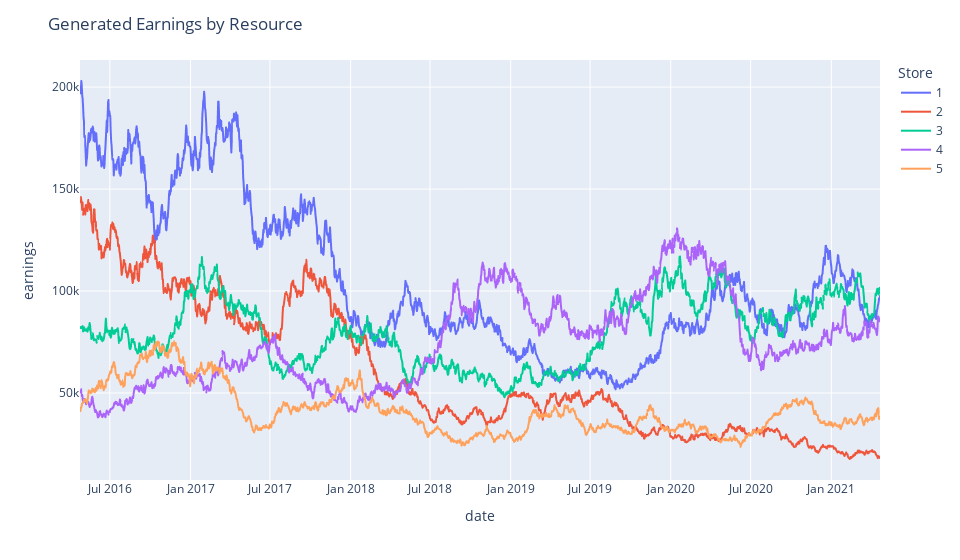

The cell this chart's notebook holds for it:
### Code cell
years = 5
args = {
    'total': 365 * years,
    'start_amts': [200000., 143320, 83420, 50000, 40000],
    'drift': .01,
    'volatility': .4,
    'end_date': datetime.now(),
    'output_dir': '../data'
}
data = generate_df(**args)

fig = px.line(data, x="date", y="earnings", color='resource_id')
fig.update_layout(title=f'Generated Earnings by Resource', xaxis_title='date', yaxis_title='earnings', legend_title='Store', width=960)
fig.show()

### Figure 1 — Plotly figure (JSON) as saved in the notebook; plotly's stock layout.template omitted (floating-point values rounded to 4 significant figures; data arrays with more than 128 entries replaced by an {"elided": "..."} marker saying what was removed)
{"data": [{"hovertemplate": "resource_id=1<br>date=%{x}<br>earnings=%{y}<extra></extra>", "legendgroup": "1", "line": {"color": "#636efa", "dash": "solid"}, "mode": "lines", "name": "1", "showlegend": true, "type": "scattergl", "x": {"elided": "1825 str values"}, "xaxis": "x", "y": {"elided": "1825 float values"}, "yaxis": "y"}, {"hovertemplate": "resource_id=2<br>date=%{x}<br>earnings=%{y}<extra></extra>", "legendgroup": "2", "line": {"color": "#EF553B", "dash": "solid"}, "mode": "lines", "name": "2", "showlegend": true, "type": "scattergl", "x": {"elided": "1825 str values"}, "xaxis": "x", "y": {"elided": "1825 float values"}, "yaxis": "y"}, {"hovertemplate": "resource_id=3<br>date=%{x}<br>earnings=%{y}<extra></extra>", "legendgroup": "3", "line": {"color": "#00cc96", "dash": "solid"}, "mode": "lines", "name": "3", "showlegend": true, "type": "scattergl", "x": {"elided": "1825 str values"}, "xaxis": "x", "y": {"elided": "1825 float values"}, "yaxis": "y"}, {"hovertemplate": "resource_id=4<br>date=%{x}<br>earnings=%{y}<extra></extra>", "legendgroup": "4", "line": {"color": "#ab63fa", "dash": "solid"}, "mode": "lines", "name": "4", "showlegend": true, "type": "scattergl", "x": {"elided": "1825 str values"}, "xaxis": "x", "y": {"elided": "1825 float values"}, "yaxis": "y"}, {"hovertemplate": "resource_id=5<br>date=%{x}<br>earnings=%{y}<extra></extra>", "legendgroup": "5", "line": {"color": "#FFA15A", "dash": "solid"}, "mode": "lines", "name": "5", "showlegend": true, "type": "scattergl", "x": {"elided": "1825 str values"}, "xaxis": "x", "y": {"elided": "1825 float values"}, "yaxis": "y"}], "layout": {"legend": {"title": {"text": "Store"}, "tracegroupgap": 0}, "margin": {"t": 60}, "title": {"text": "Generated Earnings by Resource"}, "width": 960, "xaxis": {"anchor": "y", "domain": [0, 1], "title": {"text": "date"}}, "yaxis": {"anchor": "x", "domain": [0, 1], "title": {"text": "earnings"}}}}
